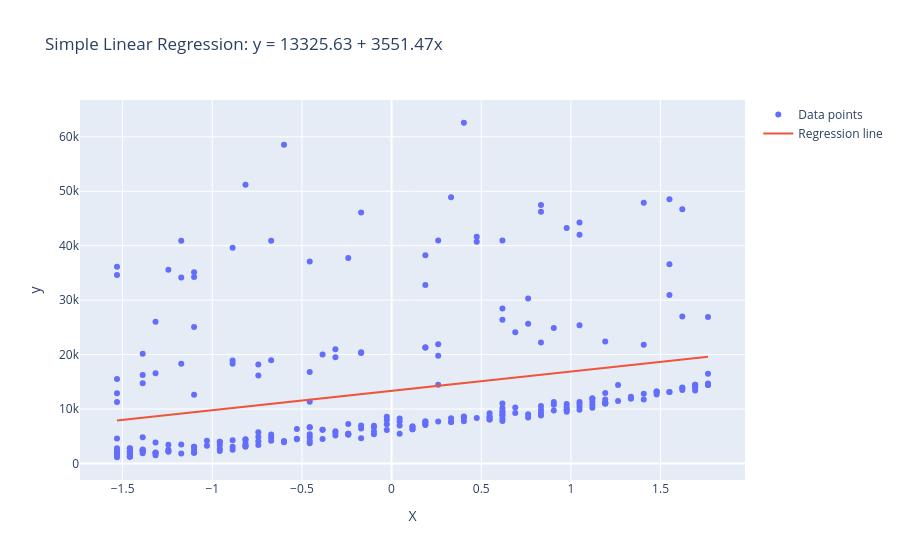

Notebook source saved alongside this figure:
### Code cell
y_pred_age_ridge = age_ridge_model.predict(X_test_age)

age_ridge_model.plot(X_test_age, Y_test , y_pred_age_ridge)

### Figure 1 — Plotly figure (JSON) as saved in the notebook; plotly's stock layout.template omitted (floating-point values rounded to 4 significant figures; data arrays with more than 128 entries replaced by an {"elided": "..."} marker saying what was removed)
{"data": [{"mode": "markers", "name": "Data points", "type": "scatter", "x": {"elided": "268 float values"}, "y": {"elided": "268 float values"}}, {"mode": "lines", "name": "Regression line", "type": "scatter", "x": {"elided": "268 float values"}, "y": {"elided": "268 float values"}}], "layout": {"title": {"text": "Simple Linear Regression: y = 13325.63 + 3551.47x"}, "xaxis": {"title": {"text": "X"}}, "yaxis": {"title": {"text": "y"}}}}
